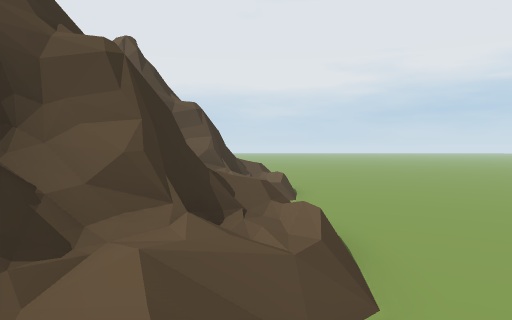
View 1 (above)

24 first-person views from a walk through a Unity game level. The camera is 1.5 m above the floor, tilts 2° down and sees 70° across. The floor is counted in squares, 2 m on a side. Each view is taken from the middle of a square. On the plan, view 1 faces up. The plan holds only what a view shows up to about 11 squares ahead; the rest is blank. The place goes on beyond the plan. The player is left out. Some animated figures are not drawn.

View 2
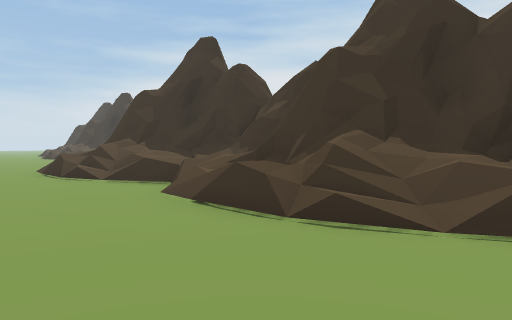

View 3
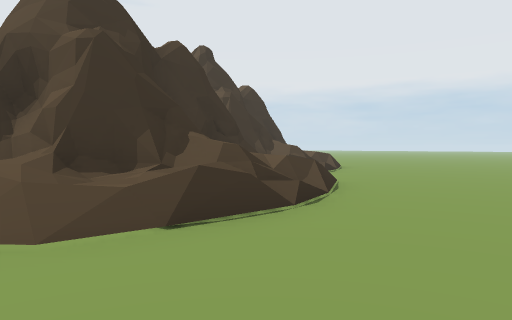

View 4
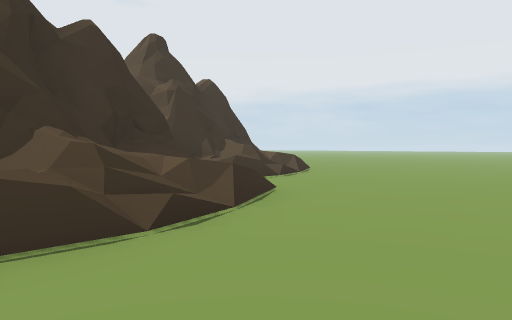

View 5
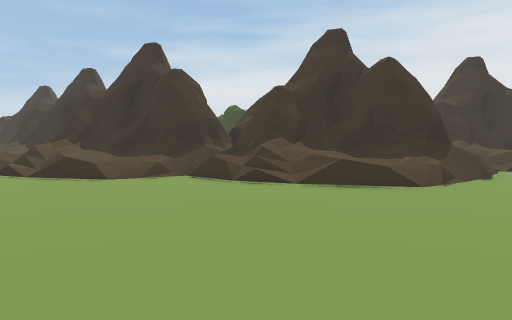

View 6
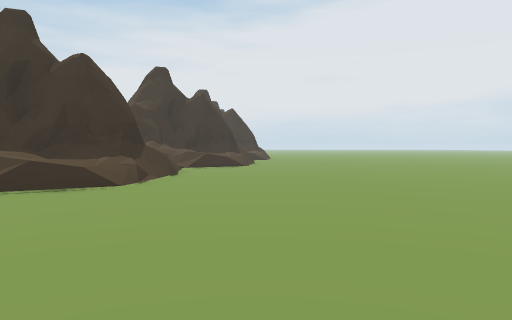

View 7
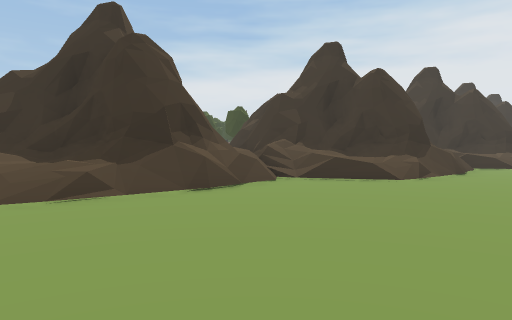

View 8
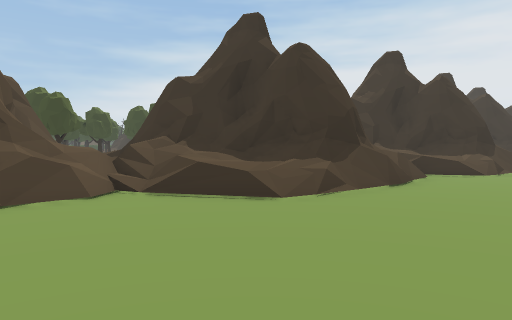

View 9
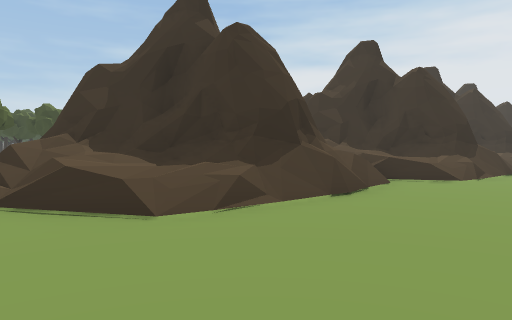

View 10
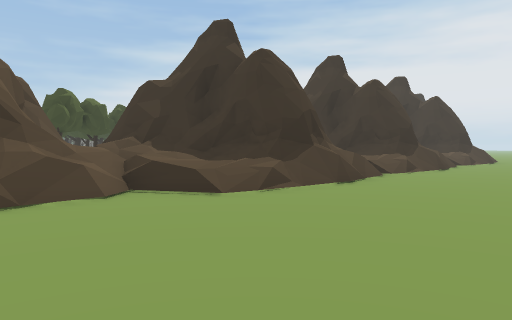

View 11
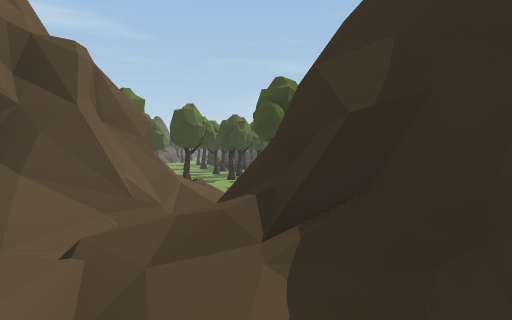

View 12
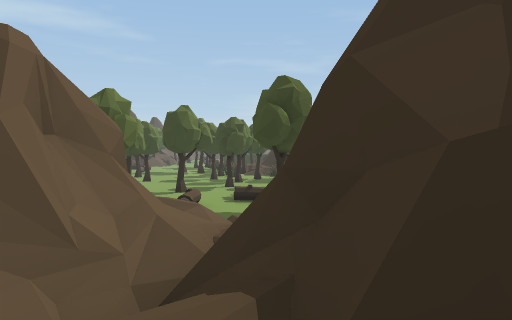

View 13
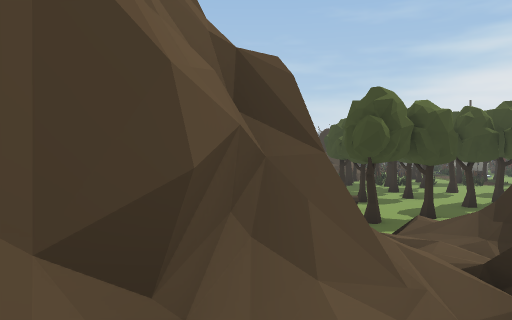

View 14
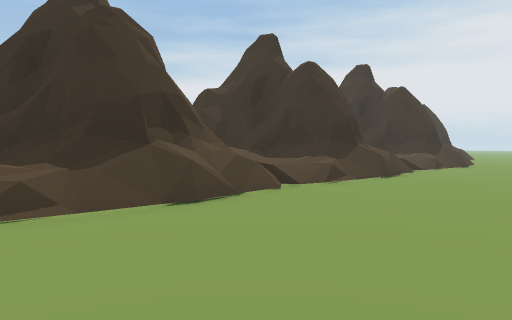

View 15
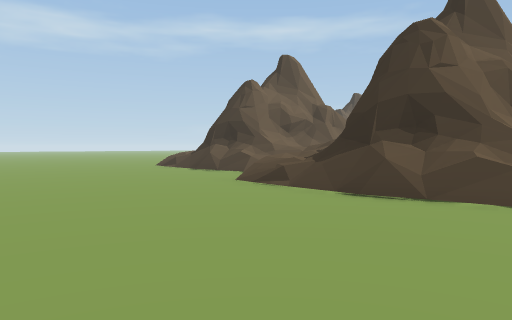

View 16
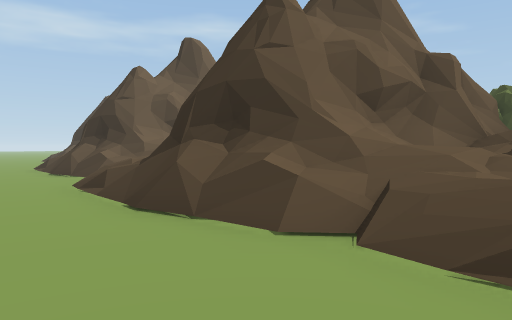

View 17
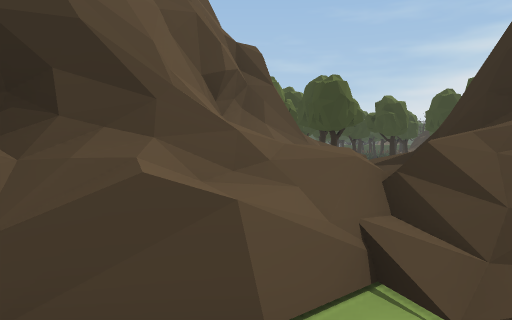

View 18
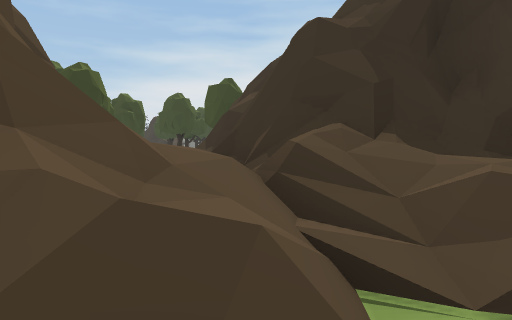

View 19
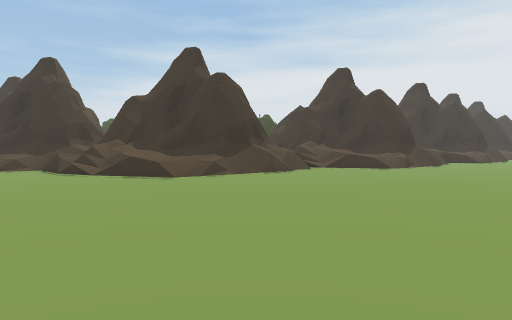

View 20
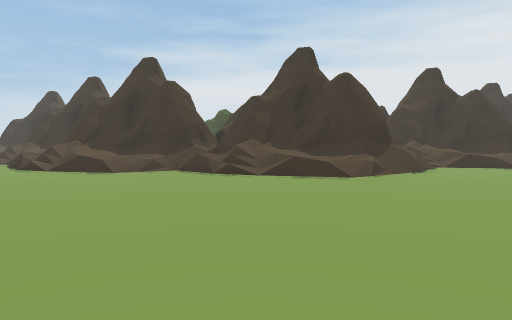

View 21
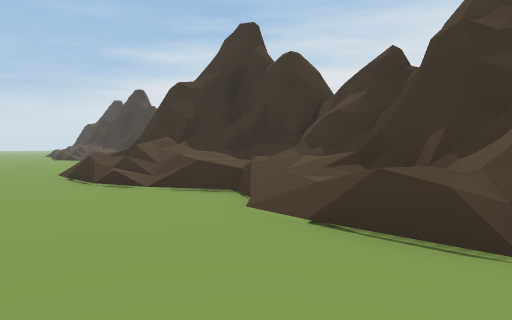

View 22
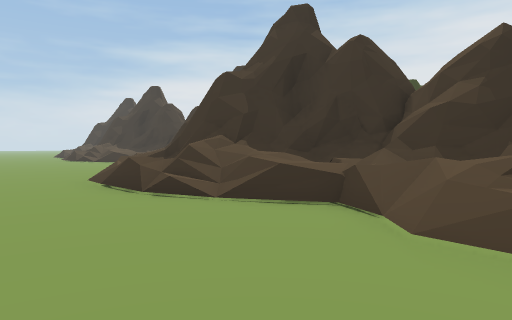

View 23
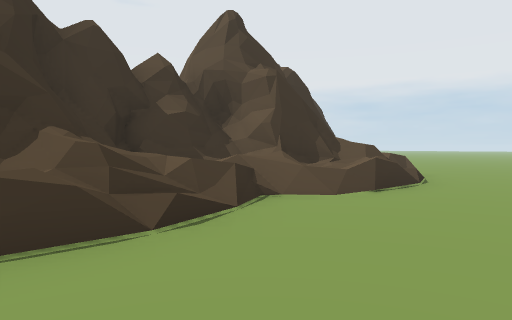

View 24
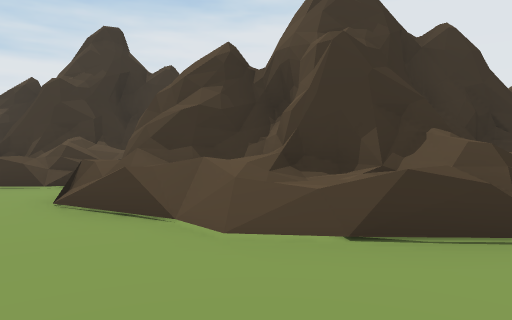

### Floor plan
Key: @ floor where view 1 was taken; # wall or solid block; x gap in a wall; . main floor; : floor 0.25 m higher than the main floor; + floor 1 m higher than the main floor; * floor 1.25 m higher than the main floor; / step, stairs or slope; = window, fence, low wall or low ledge; ^ raised ledge; T tree; L log; O other object.
Columns run from 25 left of view 1 to 4 right of it. Each row starts with its distance up from view 1.
 28     .. .....     ..... .. .
 27 ..........................
 26 ...........................
 25 ............................ .
 24 /..////......................
 23 //=###///.///.................
 22 ///###//==###+=...............
 21 #//# ##///### #=..=/.........
 20 #=## ##=###    :=###//.......
 19 ###   ####    #+=###//=......
 18   #          ##*## ##//......
 17       ###    ##=#  ##=#/.....
 16       =##   ## =#   ##=......
 15       ===   #=       ##=/....
 14       ..    #=       ##//=...
 13   T  .T.LLT           #////...
 12   T..T..LL            ##///...
 11    T..LLL.             ##/=...
 10   T...O ..             ##/=...
  9                        #///...
  8                        #/=....
  7                       ##///...
  6                       ##///...
  5                        ^#x=...
  4                       ^^#/=...
  3                       #=///...
  2                       ##/=....
  1                       #//=....
  0                       #//@/..
 -1                       ##///..
 -2                        ##/=..
 -3                        ##/=..
 -4                        #///...
 -5                       ##//..
 -6                       ##//..
 -7                      =#.....
 -8                     ###.....
 -9                    ##==   ..
-10                    ##
-11                    #

Where each view was taken, in squares from view 1:
view 1: 0 up, 0 right, facing up
view 2: 8 up, 4 right, facing down-left
view 3: 8 up, 4 right, facing up-left
view 4: 10 up, 4 right, facing up-left
view 5: 23 up, 3 right, facing down-left
view 6: 23 up, 3 right, facing left
view 7: 26 up, 3 left, facing down-left
view 8: 26 up, 7 left, facing down-left
view 9: 26 up, 9 left, facing down-left
view 10: 28 up, 14 left, facing down-left
view 11: 22 up, 18 left, facing down
view 12: 21 up, 18 left, facing down
view 13: 21 up, 16 left, facing down
view 14: 28 up, 18 left, facing down-left
view 15: 28 up, 17 left, facing down-right
view 16: 26 up, 25 left, facing down-right
view 17: 22 up, 9 left, facing down
view 18: 21 up, 8 left, facing down-left
view 19: 28 up, 1 right, facing down-left
view 20: 25 up, 4 right, facing down-left
view 21: 6 up, 4 right, facing down-left
view 22: 4 up, 4 right, facing down-left
view 23: 4 up, 4 right, facing up-left
view 24: 4 down, 4 right, facing left
